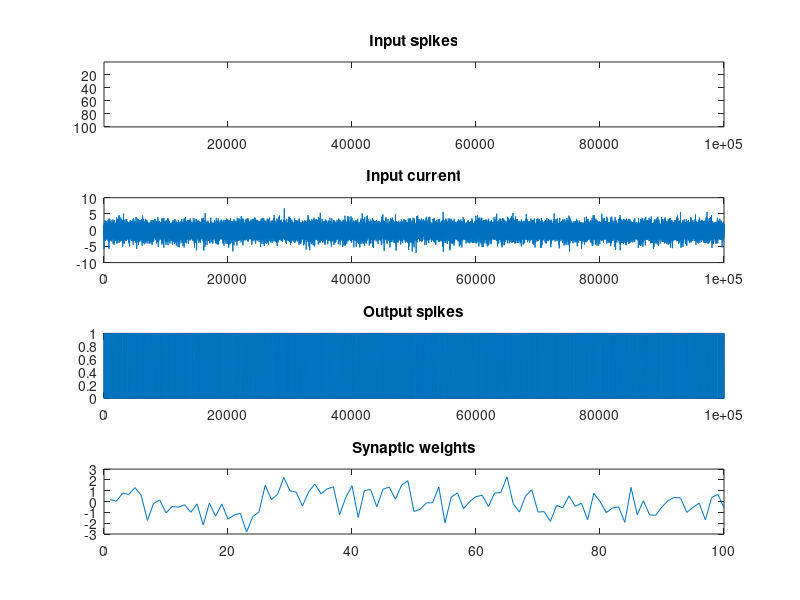

This chart was generated by the following MATLAB code: (Note: this script raises an error after producing the figure.)
profile clear;
profile on;

T = 100000
numInputs = 100
probInputSpike = 1e-2;

X = double(rand(numInputs, T) <= probInputSpike);
w = randn(numInputs, 1);
th = 1;
y = X'*w;
z = double(y-th);

refPeriod = 100;
lastSpikeTime = -Inf;
z = zeros(T, 1);
for t = 1:T
   if (y(t)>th && (t-lastSpikeTime) > refPeriod)
   z(t) = 1;
   lastSpikeTime = t;
   end
end

figure(2); clf;
subplot(4,1,1); imagesc(X); colormap(1-gray(255));
title('Input spikes');
subplot(4,1,2); plot(y);
title('Input current');
subplot(4,1,3); plot(z);
title('Output spikes');
subplot(4,1,4); plot(w);
title('Synaptic weights');

profile viewer
